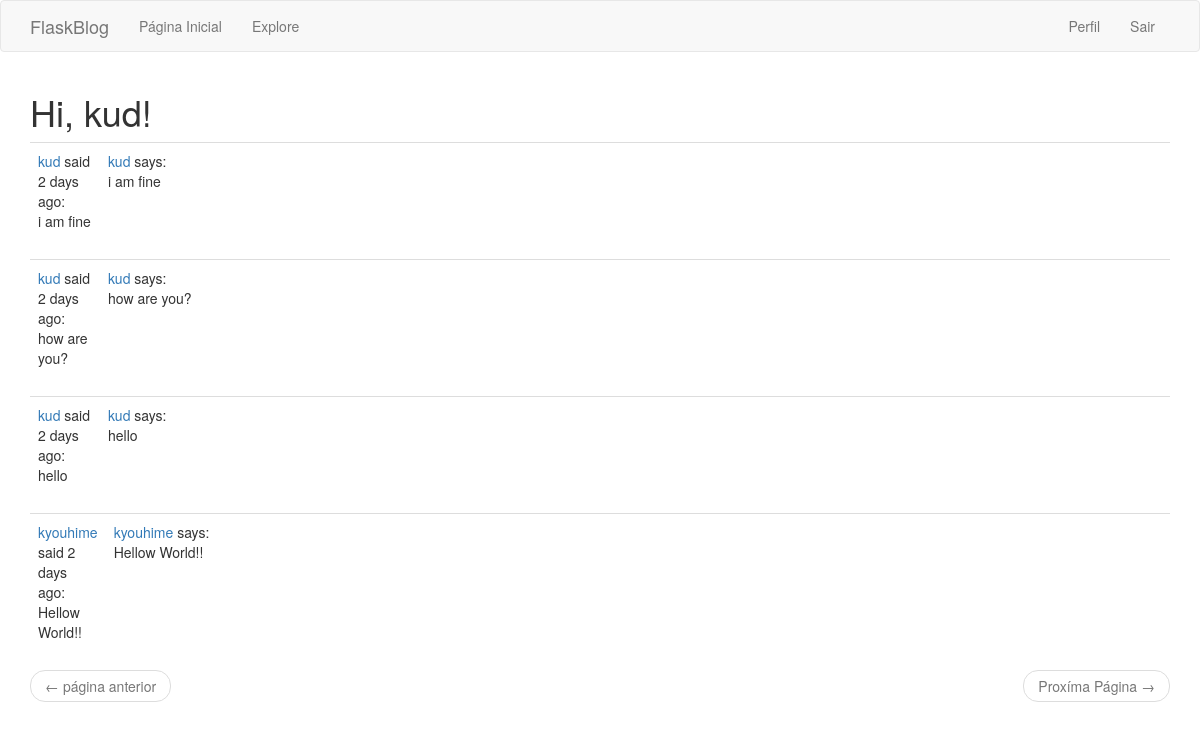
Page /explore (signed in) on the committed database.
### app/models.py (models this page shows, shortened)
class User(UserMixin, db.Model):
    id = db.Column(db.Integer, primary_key=True)
    username = db.Column(db.String(64), index=True, unique=True)
    email = db.Column(db.String(120), index=True, unique=True)
    password_hash = db.Column(db.String(128))
    posts = db.relationship('Post', backref='author', lazy='dynamic')
    about_me = db.Column(db.String(140))
    last_seen = db.Column(db.DateTime, default=datetime.utcnow)
    followed = db.relationship(
        'User', secondary=followers,
        primaryjoin=(followers.c.follower_id == id),
        secondaryjoin=(followers.c.followed_id == id),
        backref=db.backref('followers', lazy='dynamic'), lazy='dynamic'
    )

class Post(db.Model):
    id = db.Column(db.Integer, primary_key=True)
    body = db.Column(db.String(140))
    timestamp = db.Column(db.DateTime, index=True, default=datetime.utcnow)
    user_id = db.Column(db.Integer, db.ForeignKey('user.id'))

### app/routes.py (the view)
@app.route('/explore')
@login_required
def explore():
    page = request.args.get('page', 1, type=int)
    posts = Post.query.order_by(Post.timestamp.desc()).paginate(
        page, app.config['POSTS_PER_PAGE'], False)
    next_url = url_for('explore', page=posts.next_num) \
        if posts.has_next else None
    prev_url = url_for('explore', page=posts.prev_num) \
        if posts.has_prev else None
    return render_template('index.html', title='Explore', posts=posts.items, next_url=next_url, prev_url=prev_url)

### app/models.py (called while the page is built)
@login.user_loader
def load_user(id):
    return User.query.get(int(id))

### app/routes.py (called while the page is built)
@app.before_request
def before_request():
    if current_user.is_authenticated:
        current_user.last_seen = datetime.utcnow()
        db.session.commit()

### app/templates/index.html (shortened to what this page needs)
{% extends "base.html" %}
{% block app_content %}
    <h1>Hi, {{ current_user.username }}!</h1>
    {% for post in posts %}
        {% include '_post.html' %}
    {% endfor %}
    <nav aria-label="...">
        <ul class="pager">
            <li class="previous{% if not prev_url %} disabled{% endif %}">
                <a href="{{ prev_url or '#' }}">
                    <span aria-hidden="true">&larr;</span> página anterior
                </a>
            </li>
            <li class="next{% if not next_url %} disabled{% endif %}">
                <a href="{{ next_url or '#' }}">
                    Proxíma Página <span aria-hidden="true">&rarr;</span>
                </a>
            </li>
        </ul>
    </nav>
{% endblock %}

### app/templates/_post.html
<table class="table table-hover">
    <tr>
        <td width="70px">
            <a href="{{ url_for('user', username=post.author.username) }}">
                {{ post.author.username }}
            </a>
            said {{ moment(post.timestamp).fromNow() }}:
            <br>
            {{ post.body }}
        </td>
        <td>
            <a href="{{ url_for('user', username=post.author.username) }}">
                {{ post.author.username }}
            </a>
            says:
            <br>
            {{ post.body }}
        </td>
    </tr>
</table>

### rows in the picture
User: username "kud"
Post: author.username "kud", timestamp "2 days ago", body "i am fine"
Post: author.username "kud", timestamp "2 days ago", body "how are you?"
Post: author.username "kud", timestamp "2 days ago", body "hello"
Post: author.username "kyouhime", timestamp "2 days ago", body "Hellow World!!"
